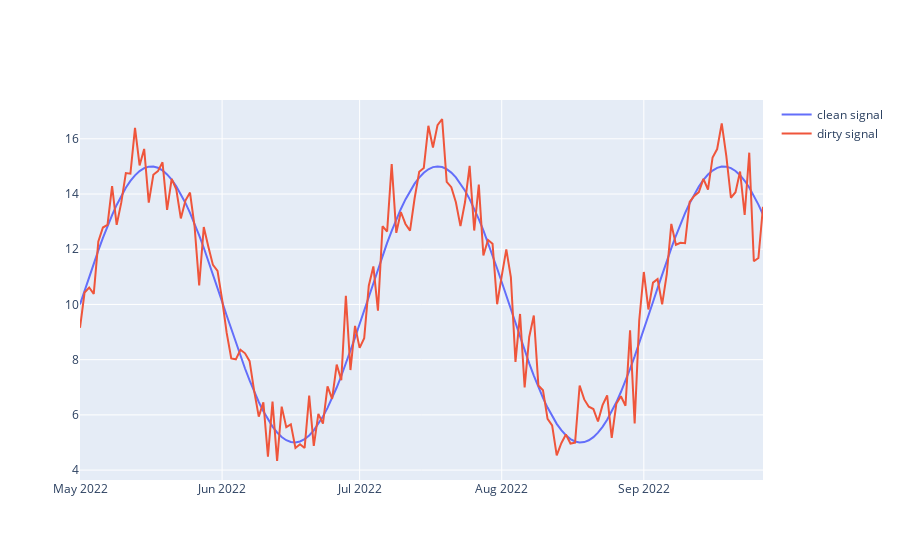

This figure's notebook cell:
### Code cell
import numpy as np
import plotly.graph_objects as go
import pandas as pd

final_point = 100 // (2 * np.pi)
step_size = 0.1
size = int(final_point / step_size)
initial_date = pd.to_datetime("May 1 2022")
final_date = initial_date + pd.to_timedelta(size - 1, unit="D")
dates = pd.date_range(start=initial_date, end=final_date, freq="D")
clean_signal = 5 * np.sin(np.linspace(0, final_point, num=size)) + 10
dirty_signal = clean_signal + np.random.normal(loc=0, scale=1.0, size=size)
fig = go.Figure()
fig.add_trace(go.Scatter(x=dates, y=clean_signal, name="clean signal"))
fig.add_trace(go.Scatter(x=dates, y=dirty_signal, name="dirty signal"))
fig.show()

### Figure 1 — Plotly figure (JSON) as saved in the notebook; plotly's stock layout.template omitted (floating-point values rounded to 4 significant figures; data arrays with more than 128 entries replaced by an {"elided": "..."} marker saying what was removed)
{"data": [{"name": "clean signal", "type": "scatter", "x": {"elided": "150 str values"}, "y": {"elided": "150 float values"}}, {"name": "dirty signal", "type": "scatter", "x": {"elided": "150 str values"}, "y": {"elided": "150 float values"}}], "layout": {}}
